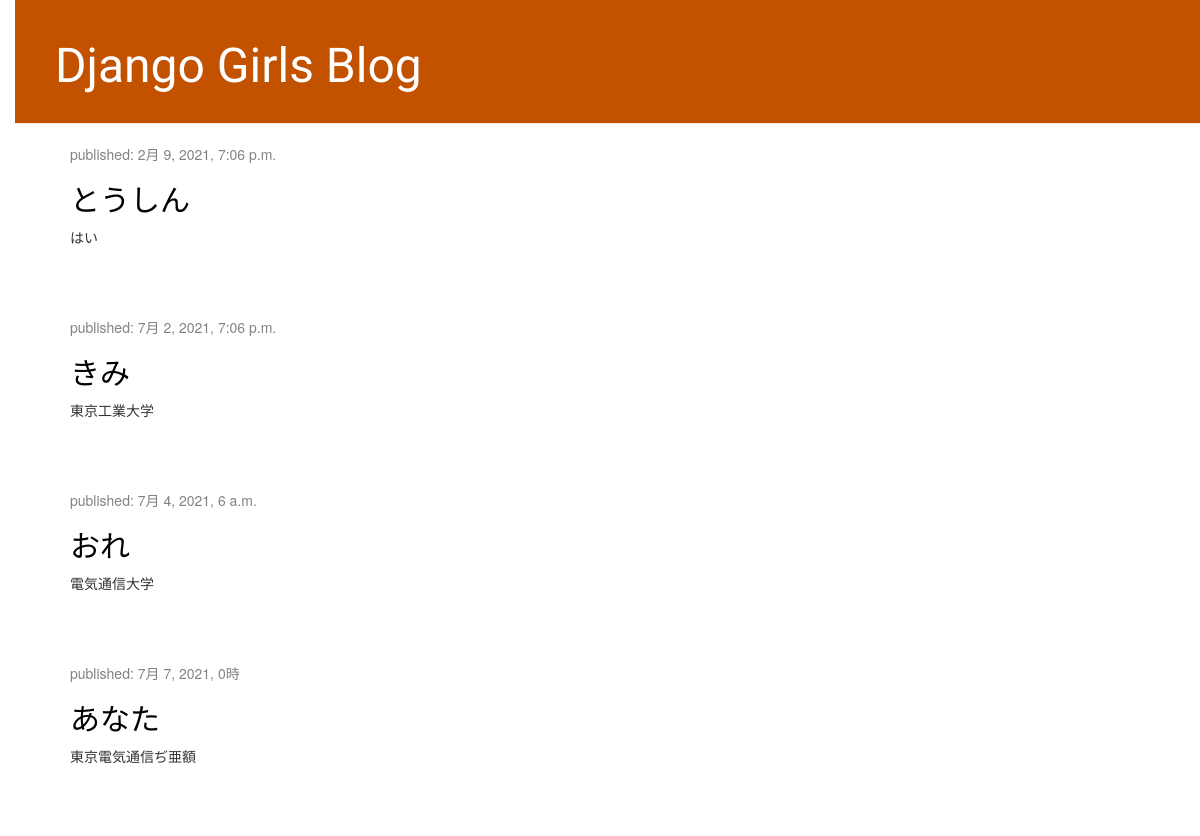
The app's page /, older data.
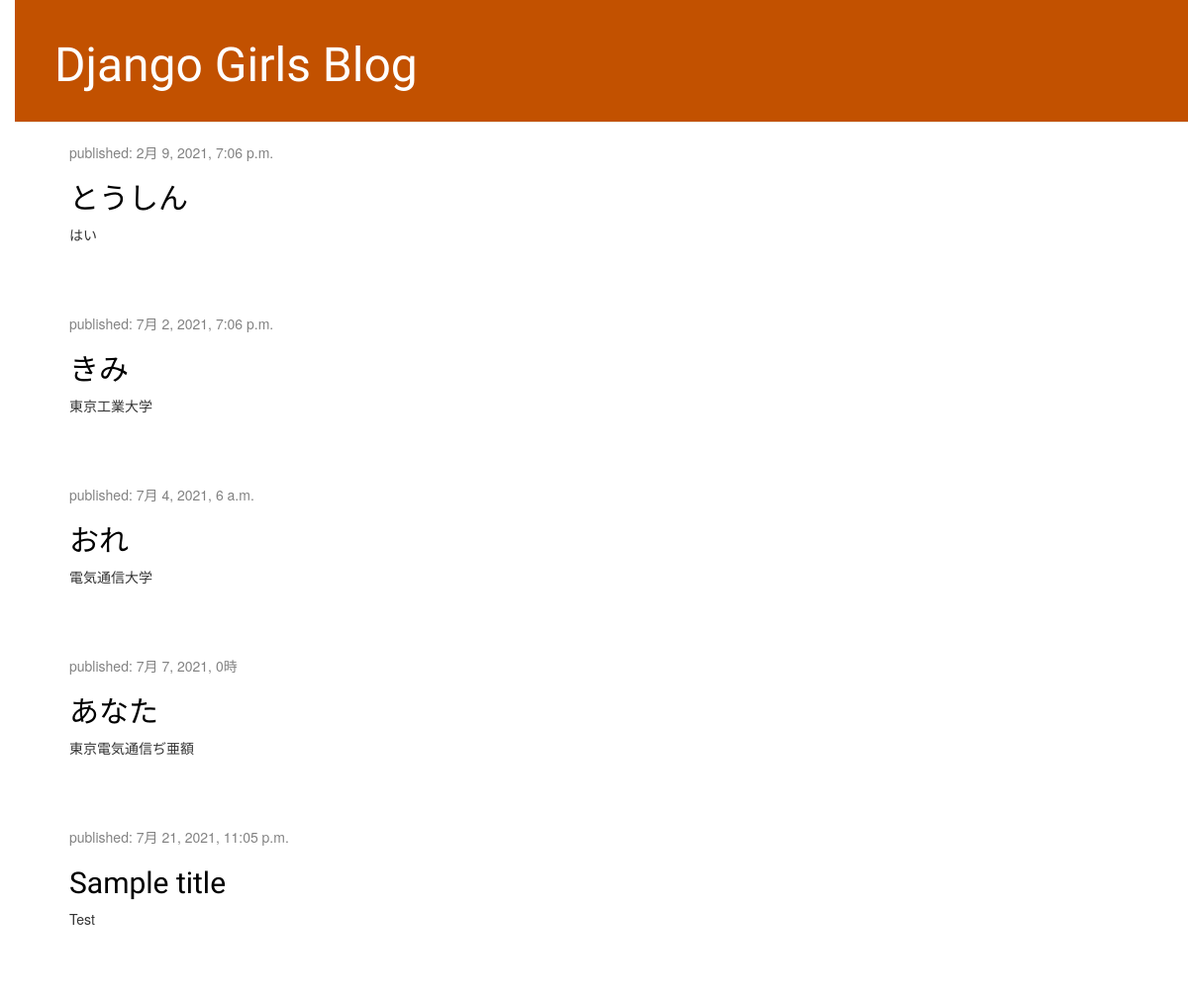
The same page, newer data.
### blog/models.py (models this page shows, shortened)
class Post(models.Model):
  author = models.ForeignKey(settings.AUTH_USER_MODEL, on_delete=models.CASCADE)
  title = models.CharField(max_length=200)
  text = models.TextField()
  created_date=models.DateTimeField(default=timezone.now)
  published_date = models.DateTimeField(blank=True,null=True)

### blog/views.py (the view)
# urls.py: path('', views.post_list,name ='post_list'),
def post_list(request):
  posts = Post.objects.filter(published_date__lte=timezone.now()).order_by('published_date')
  return render(request,'blog/post_list.html', {'posts':posts})

### blog/templates/blog/post_list.html
{% extends 'blog/base.html' %}
    {%block content%}
        {% for post in posts %}
            <div class="post">
                <div class="date">
                    <p>published: {{ post.published_date }}</p>
                </div>
                <h2><a href="{% url 'post_detail' pk=post.pk %}">{{ post.title }}</a></h2>
                <p>{{ post.text|linebreaksbr }}</p>
            </div>
        {% endfor %}
    {% endblock %}

Row changes from the older to the newer data that the page shows:
added Post: published_date "7月 21, 2021, 11:05 p.m.", title "Sample title", text "Test"
